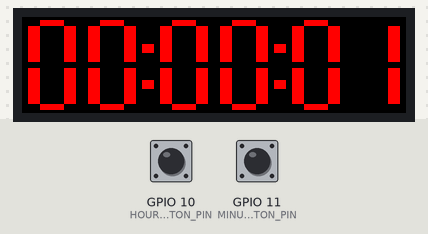
Bench run of a sketch on a simulated ESP32-S3. On the bench: 128×32 colour display. The test bench sets the inputs (shaded band); at power-on: GPIO 10 (HOURS_BUTTON_PIN) HIGH, GPIO 11 (MINUTES_BUTTON_PIN) HIGH. Random numbers use the default seed unless the sketch sets one; what the sketch prints to the serial monitor is not drawn.

Above: at 1.7 s.
1.8 s: GPIO 10 (HOURS_BUTTON_PIN) pulled LOW for 0.15 s
At 2.3 s:
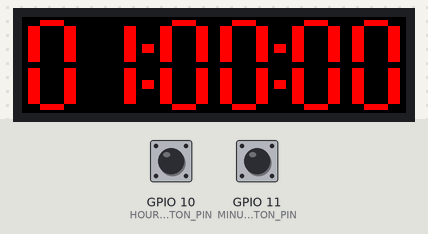
3.4 s: GPIO 11 (MINUTES_BUTTON_PIN) pulled LOW for 3.2 s
At 4.0 s:
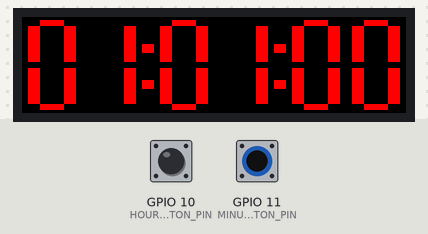
8.1 s: GPIO 10 (HOURS_BUTTON_PIN) pulled LOW for 1 s
At 8.7 s:
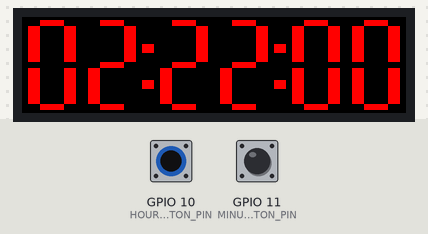
10.6 s: GPIO 11 (MINUTES_BUTTON_PIN) pulled LOW for 0.15 s
At 11.0 s:
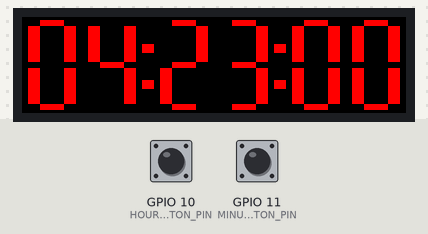
Timing chart, 0 to 13.2 s (numbered marks = the images above; inputs shaded):
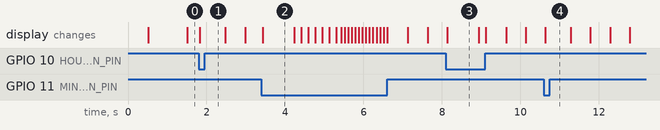

The sketch:

NOW_Timer.ino
```cpp
#include <Arduino.h>
#include <esp_timer.h>
#include <ESP32-HUB75-MatrixPanel-I2S-DMA.h>
#include "ButtonInputs.h"
#include "TimerController.h"
#include "TimerLogic.h"
#include "TimerFace.h"
#include "TimeSyncProtocol.h"
#include "TimeSyncRadio.h"

// SEENGREAT RGB Matrix Adapter Board (E) Rev 2.2; two chained 64x32
// 1/16-scan HUB75 panels, presented as one 128x32 display.
constexpr uint8_t BRIGHTNESS = 20;
constexpr int OE_PIN = 4;
constexpr int HOURS_BUTTON_PIN = 10;
constexpr int MINUTES_BUTTON_PIN = 11;
HUB75_I2S_CFG::i2s_pins pins = {
  // Measured color routing for these P4 modules:
  // GPIO 8/1 -> red, GPIO 17/15 -> green, GPIO 18/16 -> blue.
  8, 17, 18,       // R1, G1, B1
  1, 15, 16,       // R2, G2, B2
  7, 48, 6, 47, 2, // A, B, C, D, E
  21, 4, 5         // LAT, OE, CLK
};
HUB75_I2S_CFG config(64, 32, 2, pins);
MatrixPanel_I2S_DMA *display = nullptr;
now_timer::ButtonInputs buttons;
now_timer::TimerController timer(now_timer::SPEED_MULTIPLIER);
now_timer::TimeSyncRadio syncRadio;
uint64_t lastReportSecond = UINT64_MAX;
bool buttonsReadyReported = false;

void renderTime(uint32_t seconds, bool visible) {
  // Clear and draw the back buffer before displaying the complete frame.
  display->fillScreen(0);
  if (visible) {
    now_timer::drawTime(*display, now_timer::splitTime(seconds), 0xF800);
  }
  display->flipDMABuffer();
}

void setup() {
  digitalWrite(OE_PIN, HIGH);
  pinMode(OE_PIN, OUTPUT);
  if constexpr (now_timer::BUTTONS_ENABLED) {
    pinMode(HOURS_BUTTON_PIN, INPUT_PULLUP);
    pinMode(MINUTES_BUTTON_PIN, INPUT_PULLUP);
  }
  Serial0.begin(115200); // CH343 UART bridge.
  delay(500);
  Serial0.printf(
      "NOW_TIMER_V4 BOOT; CLOCK=%u; SPEED=%ux; WRAP=24h; BUTTONS=%s; "
      "SYNC=%s\n",
                 static_cast<unsigned>(now_timer::CLOCK_PROFILE),
                 static_cast<unsigned>(now_timer::SPEED_MULTIPLIER),
                 now_timer::BUTTONS_ENABLED ? "ON" : "OFF",
                 now_timer::syncRoleForProfile(now_timer::CLOCK_PROFILE) ==
                         now_timer::SyncRole::Master
                     ? "MASTER"
                     : "RECEIVER");
  config.i2sspeed = HUB75_I2S_CFG::HZ_10M;
  // These P4 panels show intermittent edge pixels on the default positive
  // clock edge. Clocking data on the opposite edge removes that ghosting.
  config.clkphase = false;
  config.double_buff = true;
  display = new MatrixPanel_I2S_DMA(config);
  if (!display->begin()) {
    digitalWrite(OE_PIN, HIGH);
    pinMode(OE_PIN, OUTPUT);
    while (true) {
      Serial0.println("ERROR: HUB75 DMA initialization failed");
      delay(2000);
    }
  }
  display->setBrightness8(BRIGHTNESS);
  display->clearScreen();
  timer.begin(static_cast<uint64_t>(esp_timer_get_time()));
  Serial0.println(
      "HUB75_INIT_OK; DOUBLE_BUFFER=ON; PANEL=64x32; CHAIN=2; "
      "CANVAS=128x32; BRIGHTNESS=20; COLOR_MAP=P4_8_17_18; "
      "CLK_PHASE=NEGATIVE");
  const now_timer::SyncRole syncRole =
      now_timer::syncRoleForProfile(now_timer::CLOCK_PROFILE);
  const bool syncReady = syncRadio.begin(syncRole);
  Serial0.printf("ESP_NOW_%s; ROLE=%s; CHANNEL=%u; MAC=%s\n",
                 syncReady ? "READY" : "ERROR",
                 syncRole == now_timer::SyncRole::Master ? "MASTER"
                                                        : "RECEIVER",
                 static_cast<unsigned>(now_timer::TimeSyncRadio::CHANNEL),
                 WiFi.macAddress().c_str());
  if constexpr (!now_timer::BUTTONS_ENABLED) {
    Serial0.println("BUTTONS_DISABLED; CLOCK_PROFILE_HAS_NO_CONTROLS");
  }
}

void loop() {
  const uint64_t nowUs = static_cast<uint64_t>(esp_timer_get_time());
  const uint64_t nowMs = nowUs / 1000ULL;
  now_timer::TimeSyncPacket receivedPacket;
  if constexpr (now_timer::CLOCK_PROFILE != 1) {
    if (syncRadio.takeReceived(receivedPacket)) {
      timer.synchronize(receivedPacket.secondsOfDay, nowUs);
      const now_timer::Time received =
          now_timer::splitTime(receivedPacket.secondsOfDay);
      Serial0.printf(
          "SYNC_RECEIVED %02u:%02u:%02u; SESSION=%08lX; SEQUENCE=%lu\n",
          static_cast<unsigned>(received.hours),
          static_cast<unsigned>(received.minutes),
          static_cast<unsigned>(received.seconds),
          static_cast<unsigned long>(receivedPacket.sessionId),
          static_cast<unsigned long>(receivedPacket.sequence));
    }
  }
  now_timer::ButtonPairEvent buttonEvents = {};
  if constexpr (now_timer::BUTTONS_ENABLED) {
    const bool hoursDown = digitalRead(HOURS_BUTTON_PIN) == LOW;
    const bool minutesDown = digitalRead(MINUTES_BUTTON_PIN) == LOW;
    buttonEvents = buttons.update(hoursDown, minutesDown, nowMs);
    if (buttonEvents.ready && !buttonsReadyReported) {
      Serial0.println(
          "BUTTONS_READY; HOURS=GPIO10; MINUTES=GPIO11; ACTIVE=LOW");
      buttonsReadyReported = true;
    }
  }

  const now_timer::DisplayState state =
      timer.update(nowUs, buttonEvents.hours.increment,
                   buttonEvents.minutes.increment, buttonEvents.anyDown,
                   buttonEvents.bothReleasedEvent);
  if (state.dirty) {
    renderTime(state.seconds, state.visible);
  }

  if (state.settingChanged) {
    const now_timer::Time setting = now_timer::splitTime(state.seconds);
    Serial0.printf("SETTING %02u:%02u:00\n",
                   static_cast<unsigned>(setting.hours),
                   static_cast<unsigned>(setting.minutes));
  }
  if (state.confirmed) {
    const now_timer::Time confirmed = now_timer::splitTime(state.seconds);
    Serial0.printf("SET_CONFIRMED %02u:%02u:00\n",
                   static_cast<unsigned>(confirmed.hours),
                   static_cast<unsigned>(confirmed.minutes));
    if constexpr (now_timer::CLOCK_PROFILE == 1) {
      syncRadio.startBroadcast(state.seconds, nowMs);
      Serial0.printf("SYNC_BROADCAST %02u:%02u:00; REPEATS=%u\n",
                     static_cast<unsigned>(confirmed.hours),
                     static_cast<unsigned>(confirmed.minutes),
                     static_cast<unsigned>(
                         now_timer::TimeSyncRadio::REPEAT_COUNT));
    }
  }

  syncRadio.update(nowMs);

  const uint64_t realSecond = nowUs / 1000000ULL;
  if (realSecond != lastReportSecond) {
    const now_timer::Time time = now_timer::splitTime(state.seconds);
    Serial0.printf(
        "TIMER real_ms=%llu HH:MM:SS=%02u:%02u:%02u CLOCK=%u SPEED=%ux\n",
                   static_cast<unsigned long long>(nowMs),
                   static_cast<unsigned>(time.hours),
                   static_cast<unsigned>(time.minutes),
                   static_cast<unsigned>(time.seconds),
                   static_cast<unsigned>(now_timer::CLOCK_PROFILE),
                   static_cast<unsigned>(now_timer::SPEED_MULTIPLIER));
    lastReportSecond = realSecond;
  }
  delay(1);
}
```

ButtonInputs.h
```cpp
#pragma once

#include <cstdint>

namespace now_timer {

struct ButtonEvent {
  bool down;
  bool pressed;
  bool released;
  bool increment;
};

struct ButtonPairEvent {
  ButtonEvent hours;
  ButtonEvent minutes;
  bool ready;
  bool anyDown;
  bool bothReleasedEvent;
};

class ButtonInputs {
 public:
  ButtonPairEvent update(bool rawHours, bool rawMinutes, std::uint64_t nowMs) {
    ButtonPairEvent result = emptyEvent();

    if (!ready_) {
      if (rawHours || rawMinutes) {
        bootReleaseStarted_ = false;
      } else if (!bootReleaseStarted_) {
        bootReleaseStarted_ = true;
        bootReleaseSinceMs_ = nowMs;
      } else if (elapsed(nowMs, bootReleaseSinceMs_, debounceMs_)) {
        ready_ = true;
        hours_.raw = false;
        hours_.rawSinceMs = nowMs;
        minutes_.raw = false;
        minutes_.rawSinceMs = nowMs;
      }
      result.ready = ready_;
      return result;
    }

    const bool wasAnyDown = hours_.down || minutes_.down;
    result.hours = updateButton(hours_, rawHours, nowMs);
    result.minutes = updateButton(minutes_, rawMinutes, nowMs);
    result.ready = true;
    result.anyDown = hours_.down || minutes_.down;
    result.bothReleasedEvent = wasAnyDown && !result.anyDown;
    return result;
  }

 private:
  struct ButtonState {
    bool raw = false;
    bool down = false;
    bool fastRepeat = false;
    std::uint64_t rawSinceMs = 0;
    std::uint64_t pressMs = 0;
    std::uint64_t lastIncrementMs = 0;
    std::uint64_t nextIncrementMs = 0;
  };

  static constexpr std::uint64_t debounceMs_ = 30;
  static constexpr std::uint64_t firstRepeatMs_ = 800;
  static constexpr std::uint64_t slowRepeatMs_ = 180;
  static constexpr std::uint64_t fastStartMs_ = 2000;
  static constexpr std::uint64_t fastRepeatMs_ = 90;

  bool ready_ = false;
  bool bootReleaseStarted_ = false;
  std::uint64_t bootReleaseSinceMs_ = 0;
  ButtonState hours_;
  ButtonState minutes_;

  static bool elapsed(std::uint64_t nowMs, std::uint64_t sinceMs,
                      std::uint64_t intervalMs) {
    return nowMs - sinceMs >= intervalMs;
  }

  static bool deadlineReached(std::uint64_t nowMs, std::uint64_t deadlineMs) {
    return nowMs - deadlineMs < (std::uint64_t{1} << 63);
  }

  static std::uint64_t laterDeadline(std::uint64_t firstMs,
                                     std::uint64_t secondMs) {
    return deadlineReached(firstMs, secondMs) ? firstMs : secondMs;
  }

  static ButtonEvent emptyButtonEvent(bool down = false) {
    return ButtonEvent{down, false, false, false};
  }

  static ButtonPairEvent emptyEvent() {
    return ButtonPairEvent{emptyButtonEvent(), emptyButtonEvent(), false, false,
                           false};
  }

  static ButtonEvent updateButton(ButtonState &state, bool raw,
                                  std::uint64_t nowMs) {
    ButtonEvent result = emptyButtonEvent(state.down);
    if (raw != state.raw) {
      state.raw = raw;
      state.rawSinceMs = nowMs;
    } else if (state.raw != state.down &&
               elapsed(nowMs, state.rawSinceMs, debounceMs_)) {
      state.down = state.raw;
      result.down = state.down;
      result.pressed = state.down;
      result.released = !state.down;
      result.increment = state.down;
      if (state.down) {
        state.fastRepeat = false;
        state.pressMs = nowMs;
        state.lastIncrementMs = nowMs;
        state.nextIncrementMs = nowMs + firstRepeatMs_;
      }
    } else if (state.down && !state.fastRepeat &&
               deadlineReached(
                   nowMs,
                   laterDeadline(state.pressMs + fastStartMs_,
                                 state.lastIncrementMs + fastRepeatMs_))) {
      result.increment = true;
      state.fastRepeat = true;
      state.lastIncrementMs = nowMs;
      state.nextIncrementMs = nowMs + fastRepeatMs_;
    } else if (state.down && deadlineReached(nowMs, state.nextIncrementMs)) {
      result.increment = true;
      state.lastIncrementMs = nowMs;
      state.nextIncrementMs =
          nowMs + (state.fastRepeat ? fastRepeatMs_ : slowRepeatMs_);
    }
    return result;
  }
};

}  // namespace now_timer
```

ClockProfile.h
```cpp
#pragma once

#include <stdint.h>

#ifndef NOW_CLOCK_PROFILE
#define NOW_CLOCK_PROFILE 1
#endif

namespace now_timer {

constexpr uint32_t speedForProfile(uint8_t profile) {
  return profile == 1 ? 1U
       : profile == 2 ? 2U
       : profile == 3 ? 8U
       : profile == 4 ? 40U
       : profile == 5 ? 250U
                      : 0U;
}

constexpr bool buttonsEnabledForProfile(uint8_t profile) {
  return profile == 1;
}

constexpr uint8_t CLOCK_PROFILE = static_cast<uint8_t>(NOW_CLOCK_PROFILE);
constexpr uint32_t SPEED_MULTIPLIER = speedForProfile(CLOCK_PROFILE);
constexpr bool BUTTONS_ENABLED = buttonsEnabledForProfile(CLOCK_PROFILE);

static_assert(SPEED_MULTIPLIER != 0,
              "NOW_CLOCK_PROFILE must be an integer from 1 through 5");
static_assert(1000000UL % SPEED_MULTIPLIER == 0,
              "Clock speed must divide one real second exactly");

}  // namespace now_timer
```

TimeSyncProtocol.h
```cpp
#pragma once

#include <cstdint>

#include "TimerLogic.h"

namespace now_timer {

enum class SyncRole : std::uint8_t { Master, Receiver };

constexpr SyncRole syncRoleForProfile(std::uint8_t profile) {
  return profile == 1 ? SyncRole::Master : SyncRole::Receiver;
}

constexpr std::uint32_t TIME_SYNC_MAGIC = 0x4E4F5731UL;  // "NOW1"
constexpr std::uint16_t TIME_SYNC_VERSION = 1;
constexpr std::uint8_t TIME_SYNC_SOURCE_PROFILE = 1;

struct TimeSyncPacket {
  std::uint32_t magic;
  std::uint16_t version;
  std::uint8_t sourceProfile;
  std::uint8_t reserved;
  std::uint32_t sessionId;
  std::uint32_t sequence;
  std::uint32_t secondsOfDay;
  std::uint32_t checksum;
};

static_assert(sizeof(TimeSyncPacket) == 24,
              "ESP-NOW time sync packet layout must stay stable");

constexpr std::uint32_t rotateLeft(std::uint32_t value, unsigned count) {
  return (value << count) | (value >> (32U - count));
}

constexpr std::uint32_t timeSyncChecksum(const TimeSyncPacket &packet) {
  std::uint32_t value = 0x9E3779B9UL;
  value = rotateLeft(value ^ packet.magic, 5);
  value = rotateLeft(value ^ packet.version, 7);
  value = rotateLeft(value ^ packet.sourceProfile, 11);
  value = rotateLeft(value ^ packet.reserved, 13);
  value = rotateLeft(value ^ packet.sessionId, 17);
  value = rotateLeft(value ^ packet.sequence, 19);
  return rotateLeft(value ^ packet.secondsOfDay, 23);
}

constexpr TimeSyncPacket makeTimeSyncPacket(std::uint32_t sessionId,
                                             std::uint32_t sequence,
                                             std::uint32_t secondsOfDay) {
  TimeSyncPacket packet{TIME_SYNC_MAGIC,
                        TIME_SYNC_VERSION,
                        TIME_SYNC_SOURCE_PROFILE,
                        0,
                        sessionId,
                        sequence,
                        secondsOfDay,
                        0};
  packet.checksum = timeSyncChecksum(packet);
  return packet;
}

constexpr bool isValidTimeSyncPacket(const TimeSyncPacket &packet) {
  return packet.magic == TIME_SYNC_MAGIC &&
         packet.version == TIME_SYNC_VERSION &&
         packet.sourceProfile == TIME_SYNC_SOURCE_PROFILE &&
         packet.reserved == 0 && packet.secondsOfDay < CYCLE_SECONDS &&
         packet.checksum == timeSyncChecksum(packet);
}

constexpr bool sequenceIsNewer(std::uint32_t candidate,
                               std::uint32_t previous) {
  return candidate != previous &&
         static_cast<std::int32_t>(candidate - previous) > 0;
}

class SyncDeduplicator {
 public:
  bool accept(const TimeSyncPacket &packet) {
    if (!isValidTimeSyncPacket(packet)) return false;
    if (!hasPacket_ || packet.sessionId != sessionId_) {
      remember(packet);
      return true;
    }
    if (!sequenceIsNewer(packet.sequence, sequence_)) return false;
    remember(packet);
    return true;
  }

 private:
  void remember(const TimeSyncPacket &packet) {
    hasPacket_ = true;
    sessionId_ = packet.sessionId;
    sequence_ = packet.sequence;
  }

  bool hasPacket_ = false;
  std::uint32_t sessionId_ = 0;
  std::uint32_t sequence_ = 0;
};

}  // namespace now_timer
```

TimeSyncRadio.h
```cpp
#pragma once

#include <Arduino.h>
#include <WiFi.h>
#include <esp_now.h>
#include <esp_system.h>
#include <esp_wifi.h>
#include <freertos/FreeRTOS.h>
#include <freertos/queue.h>

#include "TimeSyncProtocol.h"

namespace now_timer {

class TimeSyncRadio {
 public:
  static constexpr std::uint8_t CHANNEL = 1;
  static constexpr std::uint8_t REPEAT_COUNT = 20;
  static constexpr std::uint64_t REPEAT_INTERVAL_MS = 100;

  bool begin(SyncRole role) {
    role_ = role;
    WiFi.mode(WIFI_STA);
    WiFi.setSleep(false);
    if (esp_wifi_set_channel(CHANNEL, WIFI_SECOND_CHAN_NONE) != ESP_OK)
      return false;
    if (esp_now_init() != ESP_OK) return false;

    instance_ = this;
    if (role_ == SyncRole::Receiver) {
      receiveQueue_ = xQueueCreate(1, sizeof(TimeSyncPacket));
      if (receiveQueue_ == nullptr) return false;
      if (esp_now_register_recv_cb(&TimeSyncRadio::receiveCallback) != ESP_OK)
        return false;
    } else {
      esp_now_peer_info_t peer = {};
      memcpy(peer.peer_addr, BROADCAST_ADDRESS, sizeof(BROADCAST_ADDRESS));
      peer.channel = CHANNEL;
      peer.ifidx = WIFI_IF_STA;
      peer.encrypt = false;
      const esp_err_t addResult = esp_now_add_peer(&peer);
      if (addResult != ESP_OK && addResult != ESP_ERR_ESPNOW_EXIST)
        return false;
      sessionId_ = esp_random();
      if (sessionId_ == 0) sessionId_ = 1;
    }

    ready_ = true;
    return true;
  }

  bool ready() const { return ready_; }

  void startBroadcast(std::uint32_t secondsOfDay, std::uint64_t nowMs) {
    if (!ready_ || role_ != SyncRole::Master) return;
    ++sequence_;
    packetToSend_ =
        makeTimeSyncPacket(sessionId_, sequence_, secondsOfDay);
    repeatsRemaining_ = REPEAT_COUNT;
    nextSendMs_ = nowMs;
  }

  void update(std::uint64_t nowMs) {
    if (!ready_ || role_ != SyncRole::Master || repeatsRemaining_ == 0 ||
        nowMs < nextSendMs_)
      return;
    esp_now_send(BROADCAST_ADDRESS,
                 reinterpret_cast<const std::uint8_t *>(&packetToSend_),
                 sizeof(packetToSend_));
    --repeatsRemaining_;
    nextSendMs_ = nowMs + REPEAT_INTERVAL_MS;
  }

  bool takeReceived(TimeSyncPacket &packet) {
    if (!ready_ || role_ != SyncRole::Receiver || receiveQueue_ == nullptr)
      return false;
    return xQueueReceive(receiveQueue_, &packet, 0) == pdTRUE;
  }

 private:
  static void receiveCallback(const esp_now_recv_info_t *,
                              const std::uint8_t *data, int length) {
    if (instance_ == nullptr || instance_->receiveQueue_ == nullptr ||
        length != static_cast<int>(sizeof(TimeSyncPacket)))
      return;
    TimeSyncPacket packet;
    memcpy(&packet, data, sizeof(packet));
    if (!instance_->deduplicator_.accept(packet)) return;
    xQueueOverwrite(instance_->receiveQueue_, &packet);
  }

  inline static TimeSyncRadio *instance_ = nullptr;
  inline static constexpr std::uint8_t BROADCAST_ADDRESS[6] = {
      0xFF, 0xFF, 0xFF, 0xFF, 0xFF, 0xFF};

  SyncRole role_ = SyncRole::Receiver;
  bool ready_ = false;
  QueueHandle_t receiveQueue_ = nullptr;
  SyncDeduplicator deduplicator_;
  std::uint32_t sessionId_ = 0;
  std::uint32_t sequence_ = 0;
  TimeSyncPacket packetToSend_ = {};
  std::uint8_t repeatsRemaining_ = 0;
  std::uint64_t nextSendMs_ = 0;
};

}  // namespace now_timer
```

Source omitted: TimerController.h (3599 bytes), TimerFace.h (1665 bytes), TimerLogic.h (905 bytes)

Measured:
- what the display in image 2 shows lasts 0.8 s, from 3.4 s to 4.2 s
